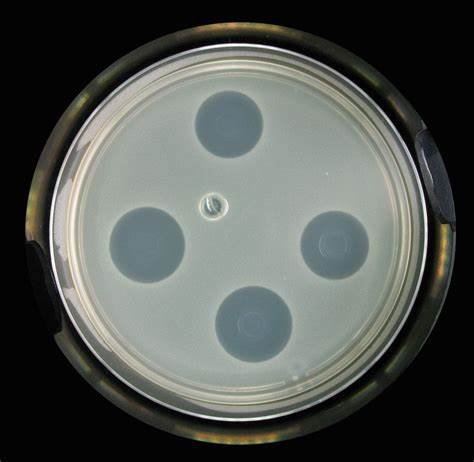
#> input picture opencv-circle-detection/test_images/OIP-C.jpg, 474 x 462 px
$ python -i inhibition_zone_service.py   (imports and definitions only)
#> lines starting #> are read from the running program, lines starting #| are printed output that depends on the picture; after the words box and inside, x2 and y2 are one past the last pixel; in counts of white or black regions, pixels touching at a corner belong together
"""抑菌圈检测服务 - 集成到树莓派CTk应用"""
import cv2
import numpy as np
from pathlib import Path
from typing import Optional, Tuple, List
from dataclasses import dataclass


@dataclass
class InhibitionZoneResult:
    """抑菌圈检测结果"""
    dish_center: Tuple[int, int]
    dish_radius: int
    substances: List[Tuple[int, int, int]]  # (x, y, radius)
    zones: List[Tuple[int, int, int]]  # (x, y, radius)
    mode: str  # 'filter_paper', 'hole', 'auto'
    annotated_image: np.ndarray


class InhibitionZoneService:
    """抑菌圈检测服务（简化版，无外部依赖）"""

    def __init__(self, plate_diameter_mm: float = 90.0):
        self.plate_diameter_mm = plate_diameter_mm
        self.px_per_mm = None

    def detect(self, image_bgr: np.ndarray, mode: str = 'auto') -> Optional[InhibitionZoneResult]:
        """
        检测抑菌圈
        mode: 'filter_paper' | 'hole' | 'auto'
        """
        gray = cv2.cvtColor(image_bgr, cv2.COLOR_BGR2GRAY)
        blurred = cv2.GaussianBlur(gray, (9, 9), 2)

        # 1. 检测培养皿
        dish = self._detect_dish(blurred, image_bgr.shape)
        if dish is None:
            return None

        dish_x, dish_y, dish_r = dish
        self.px_per_mm = dish_r / (self.plate_diameter_mm / 2)

        # 2. 检测抑菌物质
        substances = []
        detected_mode = mode

        if mode == 'auto':
            # 先尝试滤纸片
            substances = self._detect_filter_paper(blurred, dish)
            if len(substances) == 0:
                # 再尝试挖孔
                substances = self._detect_holes(blurred, dish)
                detected_mode = 'hole' if substances else 'filter_paper'
            else:
                detected_mode = 'filter_paper'
        elif mode == 'filter_paper':
            substances = self._detect_filter_paper(blurred, dish)
        elif mode == 'hole':
            substances = self._detect_holes(blurred, dish)

        # 3. 检测抑菌圈
        zones = []
        for sx, sy, sr in substances:
            zone = self._detect_zone(blurred, dish, (sx, sy, sr))
            if zone:
                zones.append(zone)

        # 4. 绘制标注
        annotated = self._draw_annotations(image_bgr.copy(), dish, substances, zones)

        return InhibitionZoneResult(
            dish_center=(dish_x, dish_y),
            dish_radius=dish_r,
            substances=substances,
            zones=zones,
            mode=detected_mode,
            annotated_image=annotated
        )

    def _detect_dish(self, gray: np.ndarray, shape: Tuple) -> Optional[Tuple[int, int, int]]:
        """检测培养皿"""
        circles = cv2.HoughCircles(
            gray,
            cv2.HOUGH_GRADIENT,
            dp=1,
            minDist=400,
            param1=50,
            param2=35,
            minRadius=int(shape[0] / 3),
            maxRadius=int(shape[0] / 1.8)
        )

        if circles is not None:
            circles = np.uint16(np.around(circles))
            x, y, r = circles[0, 0]
            return (int(x), int(y), int(r))
        return None

    def _detect_filter_paper(self, gray: np.ndarray, dish: Tuple[int, int, int]) -> List[Tuple[int, int, int]]:
        """检测滤纸片（亮色圆形）"""
        dx, dy, dr = dish
        mask = np.zeros_like(gray)
        cv2.circle(mask, (dx, dy), int(dr * 0.9), 255, -1)

        # 亮度阈值
        _, bright = cv2.threshold(gray, 120, 255, cv2.THRESH_BINARY)
        masked = cv2.bitwise_and(bright, mask)

        circles = cv2.HoughCircles(
            masked,
            cv2.HOUGH_GRADIENT,
            dp=1,
            minDist=50,
            param1=50,
            param2=20,
            minRadius=int(self.px_per_mm * 2),
            maxRadius=int(self.px_per_mm * 10)
        )

        substances = []
        if circles is not None:
            circles = np.uint16(np.around(circles))
            for x, y, r in circles[0, :]:
                substances.append((int(x), int(y), int(r)))

        return substances

    def _detect_holes(self, gray: np.ndarray, dish: Tuple[int, int, int]) -> List[Tuple[int, int, int]]:
        """检测挖孔（暗色圆形）"""
        dx, dy, dr = dish
        mask = np.zeros_like(gray)
        cv2.circle(mask, (dx, dy), int(dr * 0.9), 255, -1)

        # 反转图像
        inverted = cv2.bitwise_not(gray)
        _, dark = cv2.threshold(inverted, 120, 255, cv2.THRESH_BINARY)
        masked = cv2.bitwise_and(dark, mask)

        circles = cv2.HoughCircles(
            masked,
            cv2.HOUGH_GRADIENT,
            dp=1,
            minDist=50,
            param1=50,
            param2=20,
            minRadius=int(self.px_per_mm * 2),
            maxRadius=int(self.px_per_mm * 10)
        )

        substances = []
        if circles is not None:
            circles = np.uint16(np.around(circles))
            for x, y, r in circles[0, :]:
                substances.append((int(x), int(y), int(r)))

        return substances

    def _detect_zone(self, gray: np.ndarray, dish: Tuple[int, int, int],
                     substance: Tuple[int, int, int]) -> Optional[Tuple[int, int, int]]:
        """检测抑菌圈"""
        sx, sy, sr = substance
        dx, dy, dr = dish

        # 在物质周围搜索抑菌圈
        search_radius = int(sr * 3)
        roi_size = search_radius * 2

        x1 = max(0, sx - search_radius)
        y1 = max(0, sy - search_radius)
        x2 = min(gray.shape[1], sx + search_radius)
        y2 = min(gray.shape[0], sy + search_radius)

        roi = gray[y1:y2, x1:x2]
        if roi.size == 0:
            return None

        # 边缘检测
        edges = cv2.Canny(roi, 50, 150)

        circles = cv2.HoughCircles(
            edges,
            cv2.HOUGH_GRADIENT,
            dp=1,
            minDist=30,
            param1=50,
            param2=20,
            minRadius=int(sr * 1.2),
            maxRadius=int(sr * 3)
        )

        if circles is not None:
            circles = np.uint16(np.around(circles))
            # 选择最接近物质中心的圆
            for x, y, r in circles[0, :]:
                abs_x = x1 + x
                abs_y = y1 + y
                dist = np.sqrt((abs_x - sx)**2 + (abs_y - sy)**2)
                if dist < sr * 0.5:  # 圆心接近物质中心
                    return (int(abs_x), int(abs_y), int(r))

        return None

    def _draw_annotations(self, image: np.ndarray, dish: Tuple[int, int, int],
                         substances: List[Tuple[int, int, int]],
                         zones: List[Tuple[int, int, int]]) -> np.ndarray:
        """绘制标注"""
        # 培养皿（蓝色）
        dx, dy, dr = dish
        cv2.circle(image, (dx, dy), dr, (255, 0, 0), 2)

        # 抑菌物质（红色）
        for sx, sy, sr in substances:
            cv2.circle(image, (sx, sy), sr, (0, 0, 255), 2)
            diameter_mm = (sr * 2) / self.px_per_mm
            cv2.putText(image, f"{diameter_mm:.1f}mm", (sx - 30, sy - sr - 10),
                       cv2.FONT_HERSHEY_SIMPLEX, 0.5, (0, 0, 255), 1)

        # 抑菌圈（绿色半透明）
        overlay = image.copy()
        for zx, zy, zr in zones:
            cv2.circle(overlay, (zx, zy), zr, (0, 255, 0), 2)
            diameter_mm = (zr * 2) / self.px_per_mm
            cv2.putText(overlay, f"Zone: {diameter_mm:.1f}mm", (zx - 40, zy + zr + 20),
                       cv2.FONT_HERSHEY_SIMPLEX, 0.5, (0, 255, 0), 1)

        cv2.addWeighted(overlay, 0.7, image, 0.3, 0, image)

        return image

>>> import cv2
>>> picture = cv2.imread('../../../opencv-circle-detection/test_images/OIP-C.jpg')
#> picture is the input picture: shape (462, 474, 3); mean B, G, R 81.8, 86, 82.2
>>> result = InhibitionZoneService().detect(picture)
#> in detect, `blurred = cv2.GaussianBlur(gray, (9, 9), 2)`:
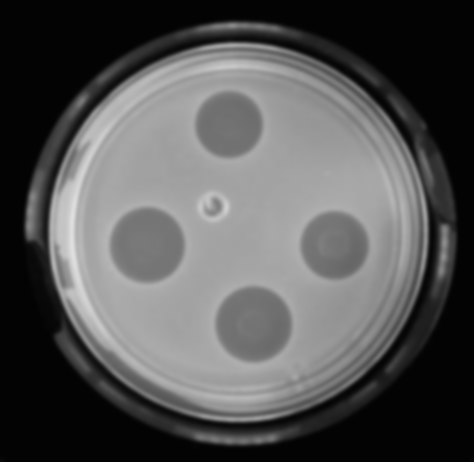
#> blurred: shape (462, 474); min 2, max 223, mean 84.4
#> in _detect_dish, `circles = cv2.HoughCircles( gray, cv2.HOUGH_GRADIENT, dp=1, minDist=40..`: circles = [[238.5, 232.5, 189.2]]
#> in _detect_dish, `circles = np.uint16(np.around(circles))`: circles = [[238, 232, 189]]
#> in _detect_dish, `x, y, r = circles[0, 0]`: x = 238; y = 232; r = 189
#> in detect, `dish = self._detect_dish(blurred, image_bgr.shape)`: dish = (238, 232, 189)
#> in detect, `dish_x, dish_y, dish_r = dish`: dish_x = 238; dish_y = 232; dish_r = 189
#> in detect, `self.px_per_mm = dish_r / (self.plate_diameter_mm / 2)`: self.px_per_mm = 4.2
#> in _detect_filter_paper, `dx, dy, dr = dish`: dx = 238; dy = 232; dr = 189
#> in _detect_filter_paper, `cv2.circle(mask, (dx, dy), int(dr * 0.9), 255, -1)`:
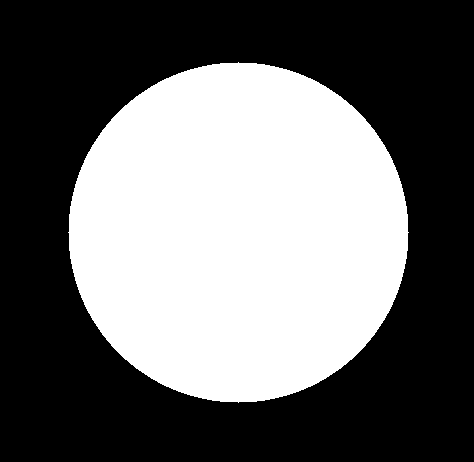
#> mask: shape (462, 474); 41.5% white; 1 white region, box (x1, y1, x2, y2) and area: (68, 62, 409, 403) 90785
#> in _detect_filter_paper, `_, bright = cv2.threshold(gray, 120, 255, cv2.THRESH_BINARY)`: bright: shape (462, 474); 41.6% white; 19 white regions (5 under 20 px), largest, box (x1, y1, x2, y2) and area: (49, 51, 419, 413) 89070, (402, 143, 427, 277) 460, (175, 43, 293, 58) 431
#> in _detect_filter_paper, `masked = cv2.bitwise_and(bright, mask)`:
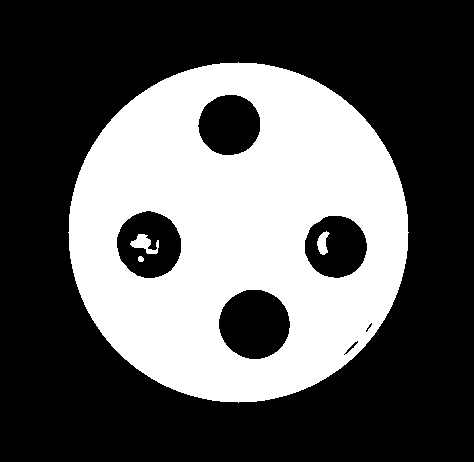
#> masked: shape (462, 474); 35.7% white; 4 white regions, box (x1, y1, x2, y2) and area: (68, 62, 409, 403) 77648, (130, 234, 159, 254) 290, (317, 231, 330, 255) 187, (138, 256, 144, 262) 30
#> in _detect_filter_paper, `circles = cv2.HoughCircles( masked, cv2.HOUGH_GRADIENT, dp=1, minDist=..`: circles = [[335.5, 246.5, 30.6], [147.5, 243.5, 31.6], [227.5, 126.5, 28]]
#> in _detect_filter_paper, `circles = np.uint16(np.around(circles))`: circles = [[336, 246, 31], [148, 244, 32], [228, 126, 28]]
#> the loop in _detect_filter_paper, `for x, y, r in circles[0, :]:` made 3 passes
#> after the loop in _detect_filter_paper, `for x, y, r in circles[0, :]:`: substances = [(336, 246, 31), (148, 244, 32), (228, 126, 28)]
#> the loop in detect, `for sx, sy, sr in substances:` made 3 passes
#> (search_radius in _detect_zone, roi_size in _detect_zone, x1 in _detect_zone, y1 in _detect_zone, x2 in _detect_zone) on passes 1 to 3: (93, 186, 243, 153, 429), (96, 192, 52, 148, 244), (84, 168, 144, 42, 312)
#> pass 1, in _detect_zone, `roi = gray[y1:y2, x1:x2]`:
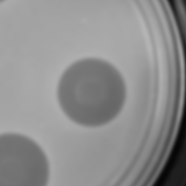
#> roi: shape (186, 186); min 5, max 181, mean 141.6
#> pass 1, in _detect_zone, `edges = cv2.Canny(roi, 50, 150)`:
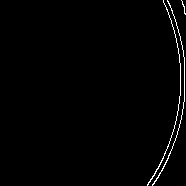
#> edges: shape (186, 186); 1.2% white in thin lines or dots, all inside (x1, y1, x2, y2) = (147, 0, 186, 186)
#> after the loop in detect, `for sx, sy, sr in substances:`: zones = []
#> in _draw_annotations, `dx, dy, dr = dish`: dx = 238; dy = 232; dr = 189
#> in _draw_annotations, `cv2.circle(image, (dx, dy), dr, (255, 0, 0), 2)`:
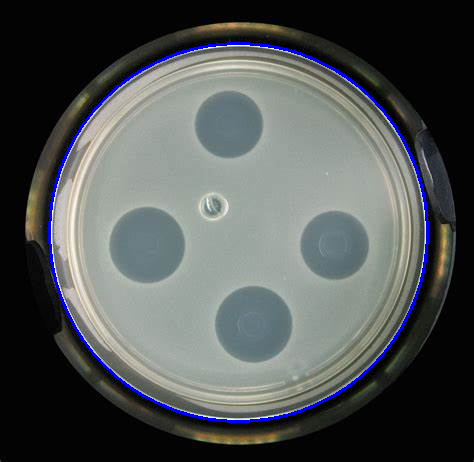
#> image: shape (462, 474, 3); mean of channels 0, 1, 2 84.2, 84.3, 80.5; drawn as B, G, R
#> the loop in _draw_annotations, `for sx, sy, sr in substances:` made 3 passes
#> (sx, sy, sr, diameter_mm) on passes 1 to 3: (336, 246, 31, 14.76), (148, 244, 32, 15.24), (228, 126, 28, 13.33)
#> after the loop in _draw_annotations, `for sx, sy, sr in substances:`:
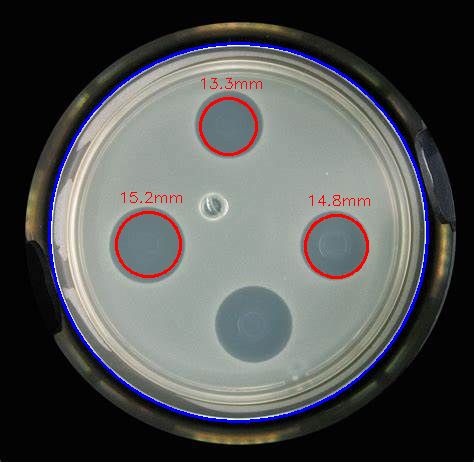
#> image: shape (462, 474, 3); 0.97% of pixels changed, all inside (x1, y1, x2, y2) = (115, 78, 370, 279); drawn as B, G, R
